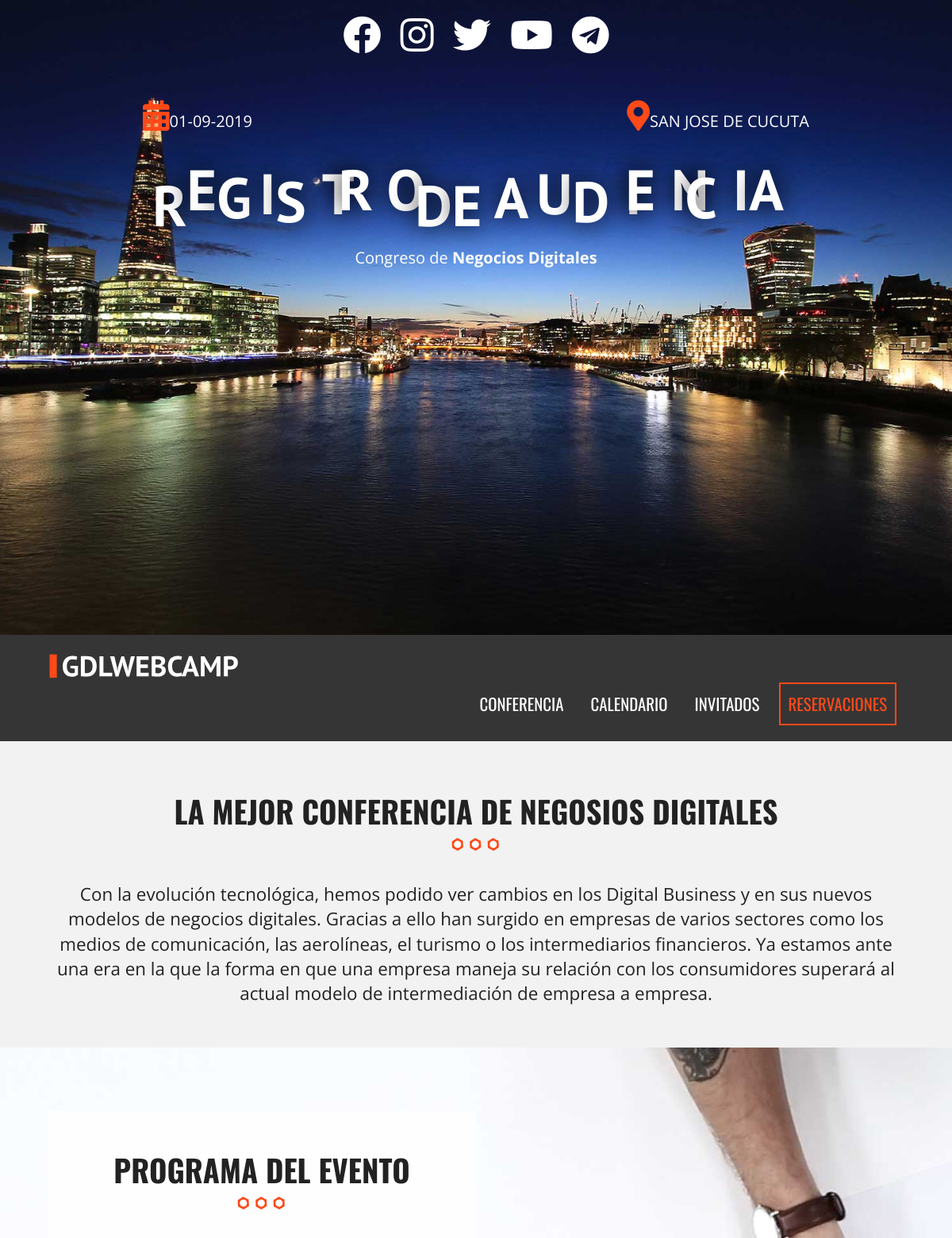
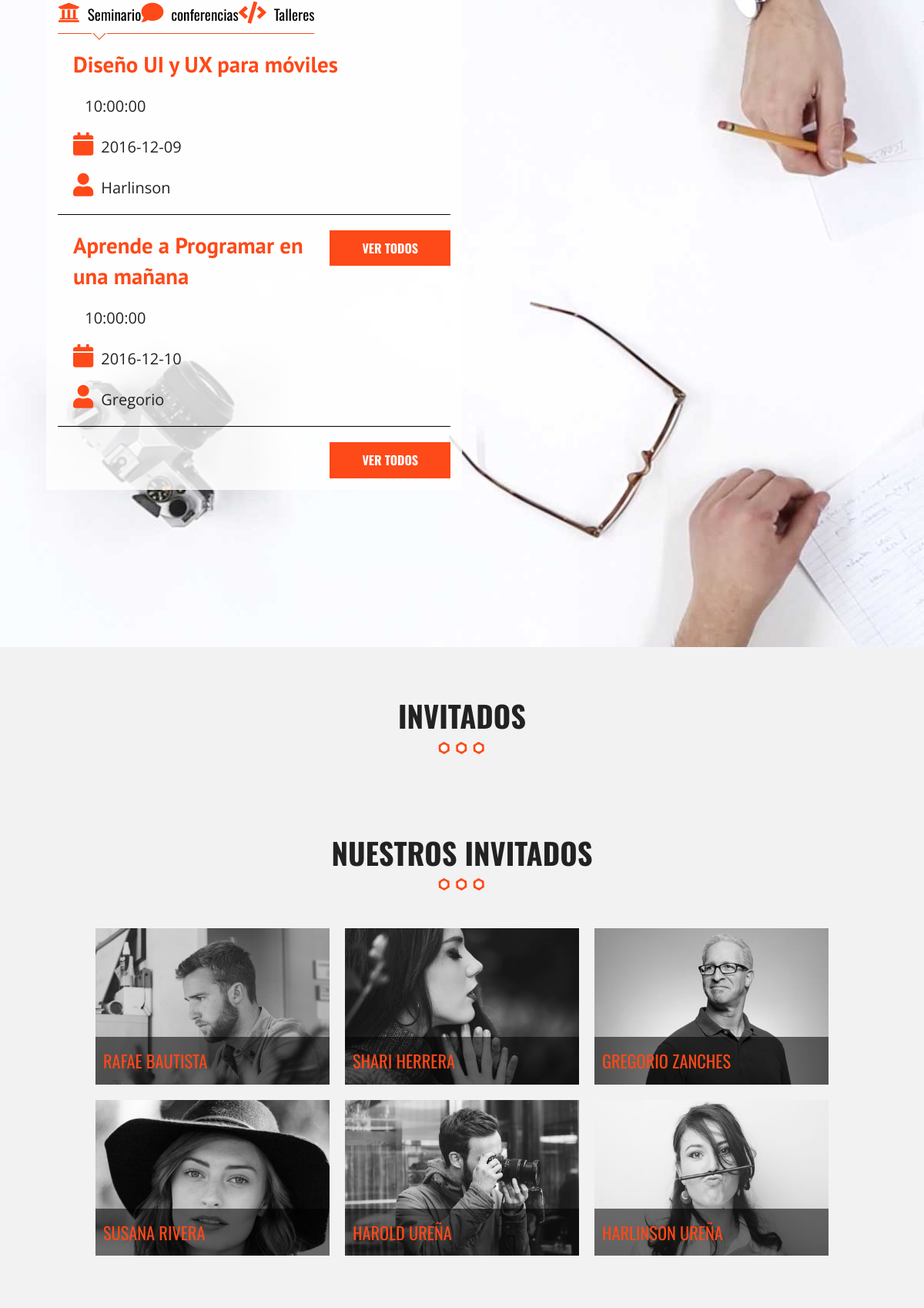
The page / (upper part) on the database its author committed (2 pictures, top to bottom).
### tables this page shows
CREATE TABLE `categoriaevento` (
  `id_categoria` tinyint(10) NOT NULL,
  `cat_evento` varchar(50) NOT NULL,
  `icono` varchar(15) NOT NULL
);

CREATE TABLE `eventos` (
  `evento_id` tinyint(10) NOT NULL,
  `nombre_evento` varchar(60) NOT NULL,
  `fecha_evento` date NOT NULL,
  `hora_evento` time NOT NULL,
  `id_cat_evento` tinyint(10) NOT NULL,
  `id_inv` tinyint(10) NOT NULL,
  `clave` varchar(10) NOT NULL
);

CREATE TABLE `invitados` (
  `invitado_id` tinyint(4) NOT NULL,
  `nombre_invitado` varchar(30) NOT NULL,
  `apellido_invitado` varchar(30) NOT NULL,
  `descripcion` text NOT NULL,
  `url_imagen` varchar(50) NOT NULL
);

### index.php (the view, shortened to what this page needs)
<?php include_once 'includes/templates/header.php'; ?>
  <section class="seccion contenedor">
    <h2>LA mejor conferencia de Negosios Digitales</h2>
    <p>Con la evolución tecnológica, hemos podido ver cambios en los Digital Business y en sus nuevos modelos de negocios digitales.
     Gracias a ello han surgido en empresas de varios sectores como los medios de comunicación,
     las aerolíneas, el turismo o los intermediarios financieros. Ya estamos ante una era en la que la forma en que una empresa maneja su relación con los consumidores superará al actual modelo de intermediación de empresa a empresa.</p>
  </section>
  <section class="programa">
    <div class="contenedor-video">
      <video  autoplay loop poster = "bg-talleres.jpg">
        <source src="video/video.mp4" type="video/mp4">
        <source src="video/video.webm" type="video/webm">
        <source src="video/video.ogv" type="video/ogv">
      </video>
    </div>
    <div class="contenido-programa">
      <div class="contenedor">
        <div class="programa-evento">
          <h2>Programa del Evento</h2>
            <?php
            try{
              require_once('includes/funciones/bd_conexion.php');
              $sql = " SELECT * FROM `categoriaevento`; ";
              $resultado = $conn->query($sql);
            }catch(\Exception $e){
            $error = $e->getMessage();
            }
            ?>
          <nav class="menu-programa">
            <?php while($cat = $resultado->fetch_array(MYSQLI_ASSOC)) { ?>
              <?php $categoria = $cat['cat_evento']; ?>
              <a href="#<?php echo strtolower($categoria) ?>">
              <i class="fa <?php echo $cat['icono'] ?>" aria-hidden="true"></i><?php echo $categoria ?>
              </a>
            <?php  } ?>
          </nav>
        <?php
        try{
          $sql = " SELECT `evento_id`, `nombre_evento`, `fecha_evento`, `hora_evento`, `cat_evento`, `icono`, `nombre_invitado`, `apellido_invitado` ";
          $sql .= "FROM `eventos` ";
          $sql .=  "INNER JOIN `categoriaevento` ";
          $sql .= " ON eventos.id_cat_evento=categoriaevento.id_categoria ";
          $sql .= " INNER JOIN `invitados` ";
          $sql .= " ON eventos.id_inv=invitados.invitado_id ";
          $sql .= "AND eventos.id_cat_evento = 1";
          $sql .= " ORDER BY `evento_id` LIMIT 2;";
          $sql .= " SELECT `evento_id`, `nombre_evento`, `fecha_evento`, `hora_evento`, `cat_evento`, `icono`, `nombre_invitado`, `apellido_invitado` ";
          $sql .= "FROM `eventos` ";
          $sql .=  "INNER JOIN `categoriaevento` ";
          $sql .= " ON eventos.id_cat_evento = categoriaevento.id_categoria ";
          $sql .= " INNER JOIN `invitados` ";
          $sql .= " ON eventos.id_inv = invitados.invitado_id ";
          $sql .= "AND eventos.id_cat_evento = 2";
          $sql .= " ORDER BY `evento_id` LIMIT 2; ";
          $sql .= " SELECT `evento_id`, `nombre_evento`, `fecha_evento`, `hora_evento`, `cat_evento`, `icono`, `nombre_invitado`, `apellido_invitado` ";
          $sql .= "FROM `eventos` ";
          $sql .=  "INNER JOIN `categoriaevento` ";
          $sql .= " ON eventos.id_cat_evento = categoriaevento.id_categoria ";
          $sql .= " INNER JOIN `invitados` ";
          $sql .= " ON eventos.id_inv = invitados.invitado_id ";
          $sql .= "AND eventos.id_cat_evento = 3";
          $sql .= " ORDER BY `evento_id` LIMIT 2; ";
        }catch(\Exception $e){
          $error= $e->getMessage();
        }
        ?>
          <?php $conn->multi_query($sql); ?>
          <?php
            do {
              $resultado = $conn->store_result();
              $row = $resultado->fetch_all(MYSQLI_ASSOC); ?>
          <?php $i = 0; ?>
          <?php foreach($row as $evento): ?>
          <?php  if($i % 2 == 0) { ?>
              <div id="<?php echo strtolower($evento ['cat_evento']) ?>" class="info-curso  ocultar clearfix">
            <?php } ?>
              <div class="detalle-evento">
                <h3> <?php  echo utf8_encode($evento['nombre_evento'])?> </h3>
                <p><i class="fa fa-clock-o" aria-hidden="true"></i> <?php echo $evento['hora_evento'];?> </p>
                <p><i class="fa fa-calendar" aria-hidden="true"></i><?php echo $evento['fecha_evento'];?></p>
                <p> <i class="fa fa-user" aria-hidden="true"></i><?php echo $evento['nombre_invitado'];?></p>
              </div>
              <a href="#" class="button float-right">Ver todos</a>
             <?php if($i % 2 == 1): ?>
             </div>
           <?php endif;  ?>
           <?php $i++; ?>
         <?php endforeach; ?>
            <?php } while ($conn->more_results( ) && $conn->next_result()); ?>
        </div>
      </div>
    </div>
  <?php include_once 'includes/templates/invitados.php'; ?>
<?php include_once 'includes/templates/footer.php'; ?>

### includes/templates/invitados.php (shortened to what this page needs)
 <section class="seccion contenedor">
   <h2>Invitados </h2>
   <?php
     try {
       require_once ('includes/funciones/bd_conexion.php');
       $sql = " SELECT * FROM `invitados` ";
       $resultado = $conn->query($sql);
     } catch (\Exception $e) {
       $error = $e->getMessage();
     }
    ?>
    <section class="invitados contenedor seccion">
      <h2> Nuestros Invitados</h2>
      <ul class="lista-invitados clearfix">
    <?php while($invitados = $resultado->fetch_assoc() ) { ?>
          <li>
            <div class="invitado">
              <a class="invitado-info" href="#invitado<?php echo $invitados['invitado_id']; ?>">
              <img src="img/<?php echo $invitados['url_imagen'] ?>" alt="imagen invitado">
              <p><?php echo $invitados['nombre_invitado']. " ". $invitados['apellido_invitado'] ?></p>
              </a>
            </div>
          </li>
        <?php  }?>
      </ul>
    </section>
</section>

### css/main.css (style rules this page uses)
html { color: #222; font-size: 1em; line-height: 1.4; }
audio, canvas, iframe, img, svg, video { vertical-align: middle; }
html { box-sizing: border-box; }
*,*:before,*:after { box-sizing: inherit; }
body { background-color: #f2f2f2; font-family: 'Open Sans', sans-serif; }
.contenedor { white: 95%; margin: 0 auto; }
@media only screen and (min-width: 480px) { .contenedor { white: 95%; } }
@media only screen and (min-width: 768px) { .contenedor { width: 90%; } }
@media only screen and (min-width:992px) { .contenedor { width: 90%; max-width: 1100px; } }
.seccion { padding: 30px 0; }
.seccion p { font-size: 1.4em; text-align: center; }
h2 { font-family: 'Oswald', sans-serif; font-size: 2.4em; text-transform: uppercase; text-align: center; }
h2::after { content: ''; margin: 0 auto; background-image: url(../img/separador.png); height: 30px; width: 100px; display: block; }
h3 { font-size: 1.8em; color: #fe4918; font-family: 'PT Sans', sans-serif; margin: 0; }
.button { background-color: #fe4918; padding: 10px 40px; color: #ffffff; text-transform: uppercase; font-weight: bold; font-family: 'Oswald', sans-serif; text-decoration: none; font-size: 1em; margin-top: 20px; display: inline-block; transition: all .3s ease; border: 2px solid #fe4918; }
ul { list-style: none; margin: 0; padding: 0; }
.float-right { float: right; }
section.programa { position: relative; }
div.contenedor-video { max-width: 100%; overflow-x: hidden; }
div.contenido-programa { position: absolute; top: 0; left: 0; height: 100%; width: 100%; }
div.programa-evento { background-color: rgba(255, 255, 255, .8); padding: 15px; margin-top: 80px; }
@media only screen and (min-width:768px) { div.programa-evento { width: 70%; } }
@media only screen and (min-width:992px) { div.programa-evento { width: 50%; } }
nav.menu-programa { width: 100%; }
nav.menu-programa a { display: block; text-align: center; color: #000000; text-decoration: none; font-family: 'Oswald', sans-sans-serif; margin-bottom: 10px; font-size: 1.2em; position: relative; padding-bottom: 10px; border-bottom: 1px solid #fe4918; }
nav.menu-programa a.activo::after { position: absolute; content: ''; left: 0; right: 0; margin-left: auto; margin-right: auto; height: 20px; width: 30px; background-image: url('../img/talleres-flecha.jpg'); background-position: top center; background-repeat: no-repeat; bottom: -20px; }
@media only screen and (min-width:768px) { nav.menu-programa a { display: table-cell; } }
nav.menu-programa a i, div.detalle-evento p i { color: #fe4918; font-size: 1.5em; margin-right: 10px; }
div.ocultar { display: none; }
div.detalle-evento { margin-top: 20px; border-bottom: 1px solid black; padding: 0 20px; }
div.detalle-evento p { margin-bottom: 20px; font-size: 20px; }
ul.lista-invitados li { padding: 10px; float: left; }
@media only screen and (min-width:480px) { ul.lista-invitados li { width:50%; } }
@media only screen and (min-width:768px) { ul.lista-invitados li { width: 33.33%; } }
div.invitado { position:relative; overflow: hidden; }
div.invitado img { width: 100%; filter: gray; -webkit-filter: grayscale(1); -webkit-transition: all .5s ease-in-out; }
div.invitado p { position: absolute; bottom: 0%; left: 0; padding: 15px 10px; margin: 0; background-color: rgba(0, 0, 0, 0.55); width: 100%; text-align: left; font-family:'Oswald', sans-serif; color: #fe4918; text-transform: uppercase; -webkit-transition: all .5s ease-in-out; }
.clearfix:before, .clearfix:after { content: " "; display: table; }
.clearfix:after { clear: both; }

### rows shown on the page
categoriaevento: cat_evento "Seminario"
categoriaevento: cat_evento "conferencias"
categoriaevento: cat_evento "Talleres"
eventos: nombre_evento "Diseño UI y UX para móviles", hora_evento "10:00:00", fecha_evento "2016-12-09", id_inv.nombre_invitado "Harlinson"
eventos: nombre_evento "Aprende a Programar en una mañana", hora_evento "10:00:00", fecha_evento "2016-12-10", id_inv.nombre_invitado "Gregorio"
invitados: url_imagen (picture), nombre_invitado "RAFAE", apellido_invitado "BAUTISTA"
invitados: url_imagen (picture), nombre_invitado "SHARI", apellido_invitado "HERRERA"
invitados: url_imagen (picture), nombre_invitado "GREGORIO", apellido_invitado "ZANCHES"
invitados: url_imagen (picture), nombre_invitado "SUSANA", apellido_invitado "RIVERA"
invitados: url_imagen (picture), nombre_invitado "HAROLD", apellido_invitado "UREÑA"
invitados: url_imagen (picture), nombre_invitado "HARLINSON", apellido_invitado "UREÑA"
